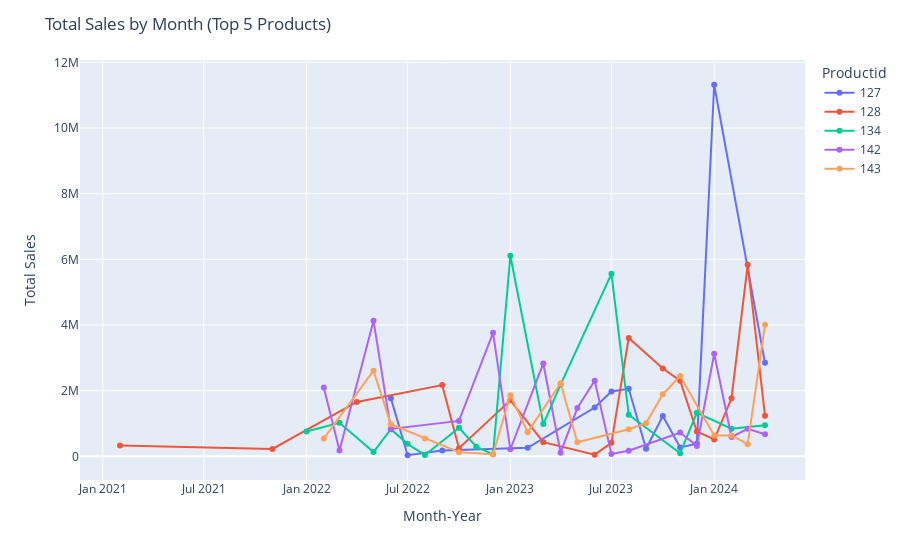

The cell this chart's notebook holds for it:
### Markdown cell above
### Top 5 products sold through time

### Code cell
# Calculate total units sold by each Productid across all months
total_sales = sales_aggregated.groupby('Productid')['TotalSales'].sum()

# Get top 5 Productid by total units sold
top_5_products = total_sales.nlargest(5).index

# Filter to only include data for the top 5 products
df_top_5 = sales_aggregated[sales_aggregated['Productid'].isin(top_5_products)]

fig = px.line(
    df_top_5,
    x="YearMonth",
    y="TotalSales",
    color="Productid",
    markers=True,
    hover_data=product_data
)

# Customize layout
fig.update_layout(
    title="Total Sales by Month (Top 5 Products)",
    xaxis_title="Month-Year",
    yaxis_title="Total Sales",
    hovermode="closest"
)

fig.show()

### Figure 1 — Plotly figure (JSON) as saved in the notebook; plotly's stock layout.template omitted (floating-point values rounded to 4 significant figures)
{"data": [{"customdata": [[21, 127, "Lehanga", "Bridal", "Net", "Zariwork"], [2, 127, "Lehanga", "Bridal", "Net", "Zariwork"], [11, 127, "Lehanga", "Bridal", "Net", "Zariwork"], [2, 127, "Lehanga", "Bridal", "Net", "Zariwork"], [13, 127, "Lehanga", "Bridal", "Net", "Zariwork"], [33, 127, "Lehanga", "Bridal", "Net", "Zariwork"], [57, 127, "Lehanga", "Bridal", "Net", "Zariwork"], [2, 127, "Lehanga", "Bridal", "Net", "Zariwork"], [76, 127, "Lehanga", "Bridal", "Net", "Zariwork"], [4, 127, "Lehanga", "Bridal", "Net", "Zariwork"], [3, 127, "Lehanga", "Bridal", "Net", "Zariwork"], [76, 127, "Lehanga", "Bridal", "Net", "Zariwork"], [27, 127, "Lehanga", "Bridal", "Net", "Zariwork"]], "hovertemplate": "Productid=%{customdata[1]}<br>TotalSales=%{y}<br>TotalUnitsSold=%{customdata[0]}<br>ProductCategory=%{customdata[2]}<br>Occasion=%{customdata[3]}<br>Material=%{customdata[4]}<br>Karigari=%{customdata[5]}<extra></extra>", "legendgroup": "127", "line": {"color": "#636efa", "dash": "solid"}, "marker": {"symbol": "circle"}, "mode": "lines+markers", "name": "127", "orientation": "v", "showlegend": true, "type": "scatter", "x": ["2022-06", "2022-07", "2022-09", "2023-02", "2023-06", "2023-07", "2023-08", "2023-09", "2023-10", "2023-11", "2023-12", "2024-01", "2024-04"], "xaxis": "x", "y": [1771665, 32244, 177342, 259861, 1486758, 1973408, 2056332, 228732, 1225272, 269217, 382200, 11317664, 2848092], "yaxis": "y"}, {"customdata": [[6, 128, "Lehanga", "Bridal", "Net", "Threadwork"], [2, 128, "Lehanga", "Bridal", "Net", "Threadwork"], [30, 128, "Lehanga", "Bridal", "Net", "Threadwork"], [12, 128, "Lehanga", "Bridal", "Net", "Threadwork"], [5, 128, "Lehanga", "Bridal", "Net", "Threadwork"], [17, 128, "Lehanga", "Bridal", "Net", "Threadwork"], [3, 128, "Lehanga", "Bridal", "Net", "Threadwork"], [2, 128, "Lehanga", "Bridal", "Net", "Threadwork"], [4, 128, "Lehanga", "Bridal", "Net", "Threadwork"], [26, 128, "Lehanga", "Bridal", "Net", "Threadwork"], [23, 128, "Lehanga", "Bridal", "Net", "Threadwork"], [16, 128, "Lehanga", "Bridal", "Net", "Threadwork"], [15, 128, "Lehanga", "Bridal", "Net", "Threadwork"], [8, 128, "Lehanga", "Bridal", "Net", "Threadwork"], [68, 128, "Lehanga", "Bridal", "Net", "Threadwork"], [43, 128, "Lehanga", "Bridal", "Net", "Threadwork"], [12, 128, "Lehanga", "Bridal", "Net", "Threadwork"]], "hovertemplate": "Productid=%{customdata[1]}<br>TotalSales=%{y}<br>TotalUnitsSold=%{customdata[0]}<br>ProductCategory=%{customdata[2]}<br>Occasion=%{customdata[3]}<br>Material=%{customdata[4]}<br>Karigari=%{customdata[5]}<extra></extra>", "legendgroup": "128", "line": {"color": "#EF553B", "dash": "solid"}, "marker": {"symbol": "circle"}, "mode": "lines+markers", "name": "128", "orientation": "v", "showlegend": true, "type": "scatter", "x": ["2021-02", "2021-11", "2022-04", "2022-09", "2022-10", "2023-01", "2023-03", "2023-06", "2023-07", "2023-08", "2023-10", "2023-11", "2023-12", "2024-01", "2024-02", "2024-03", "2024-04"], "xaxis": "x", "y": [330840, 223574, 1654200, 2168544, 245320, 1704505, 430987, 49520, 410944, 3606848, 2673301, 2301419, 756219, 511522, 1764896, 5834448, 1238331], "yaxis": "y"}, {"customdata": [[4, 134, "Lehanga", "Reception", "Net", "Threadwork"], [12, 134, "Lehanga", "Reception", "Net", "Threadwork"], [4, 134, "Lehanga", "Reception", "Net", "Threadwork"], [14, 134, "Lehanga", "Reception", "Net", "Threadwork"], [2, 134, "Lehanga", "Reception", "Net", "Threadwork"], [1, 134, "Lehanga", "Reception", "Net", "Threadwork"], [10, 134, "Lehanga", "Reception", "Net", "Threadwork"], [9, 134, "Lehanga", "Reception", "Net", "Threadwork"], [1, 134, "Lehanga", "Reception", "Net", "Threadwork"], [36, 134, "Lehanga", "Reception", "Net", "Threadwork"], [6, 134, "Lehanga", "Reception", "Net", "Threadwork"], [44, 134, "Lehanga", "Reception", "Net", "Threadwork"], [55, 134, "Lehanga", "Reception", "Net", "Threadwork"], [13, 134, "Lehanga", "Reception", "Net", "Threadwork"], [1, 134, "Lehanga", "Reception", "Net", "Threadwork"], [32, 134, "Lehanga", "Reception", "Net", "Threadwork"], [21, 134, "Lehanga", "Reception", "Net", "Threadwork"], [5, 134, "Lehanga", "Reception", "Net", "Threadwork"]], "hovertemplate": "Productid=%{customdata[1]}<br>TotalSales=%{y}<br>TotalUnitsSold=%{customdata[0]}<br>ProductCategory=%{customdata[2]}<br>Occasion=%{customdata[3]}<br>Material=%{customdata[4]}<br>Karigari=%{customdata[5]}<extra></extra>", "legendgroup": "134", "line": {"color": "#00cc96", "dash": "solid"}, "marker": {"symbol": "circle"}, "mode": "lines+markers", "name": "134", "orientation": "v", "showlegend": true, "type": "scatter", "x": ["2022-01", "2022-03", "2022-05", "2022-06", "2022-07", "2022-08", "2022-10", "2022-11", "2022-12", "2023-01", "2023-03", "2023-04", "2023-07", "2023-08", "2023-11", "2023-12", "2024-02", "2024-04"], "xaxis": "x", "y": [758248, 1019124, 130332, 824726, 379124, 40134, 868607, 293247, 58909, 6107102, 980393, 2181996, 5556928, 1266593, 94945, 1323373, 842814, 947810], "yaxis": "y"}, {"customdata": [[20, 142, "Lehanga", "Haldi", "Silk", "Zariwork"], [1, 142, "Lehanga", "Haldi", "Silk", "Zariwork"], [46, 142, "Lehanga", "Haldi", "Silk", "Zariwork"], [11, 142, "Lehanga", "Haldi", "Silk", "Zariwork"], [6, 142, "Lehanga", "Haldi", "Silk", "Zariwork"], [81, 142, "Lehanga", "Haldi", "Silk", "Zariwork"], [2, 142, "Lehanga", "Haldi", "Silk", "Zariwork"], [26, 142, "Lehanga", "Haldi", "Silk", "Zariwork"], [2, 142, "Lehanga", "Haldi", "Silk", "Zariwork"], [27, 142, "Lehanga", "Haldi", "Silk", "Zariwork"], [25, 142, "Lehanga", "Haldi", "Silk", "Zariwork"], [1, 142, "Lehanga", "Haldi", "Silk", "Zariwork"], [6, 142, "Lehanga", "Haldi", "Silk", "Zariwork"], [14, 142, "Lehanga", "Haldi", "Silk", "Zariwork"], [11, 142, "Lehanga", "Haldi", "Silk", "Zariwork"], [29, 142, "Lehanga", "Haldi", "Silk", "Zariwork"], [31, 142, "Lehanga", "Haldi", "Silk", "Zariwork"], [10, 142, "Lehanga", "Haldi", "Silk", "Zariwork"], [6, 142, "Lehanga", "Haldi", "Silk", "Zariwork"]], "hovertemplate": "Productid=%{customdata[1]}<br>TotalSales=%{y}<br>TotalUnitsSold=%{customdata[0]}<br>ProductCategory=%{customdata[2]}<br>Occasion=%{customdata[3]}<br>Material=%{customdata[4]}<br>Karigari=%{customdata[5]}<extra></extra>", "legendgroup": "142", "line": {"color": "#ab63fa", "dash": "solid"}, "marker": {"symbol": "circle"}, "mode": "lines+markers", "name": "142", "orientation": "v", "showlegend": true, "type": "scatter", "x": ["2022-02", "2022-03", "2022-05", "2022-06", "2022-10", "2022-12", "2023-01", "2023-03", "2023-04", "2023-05", "2023-06", "2023-07", "2023-08", "2023-11", "2023-12", "2024-01", "2024-02", "2024-03", "2024-04"], "xaxis": "x", "y": [2096160, 179679, 4132477, 834009, 1078074, 3760125, 215450, 2828138, 109906, 1470433, 2299284, 73782, 170959, 724906, 317083, 3124025, 589868, 839649, 672693], "yaxis": "y"}, {"customdata": [[3, 143, "Lehanga", "Haldi", "Silk", "Threadwork"], [14, 143, "Lehanga", "Haldi", "Silk", "Threadwork"], [6, 143, "Lehanga", "Haldi", "Silk", "Threadwork"], [3, 143, "Lehanga", "Haldi", "Silk", "Threadwork"], [1, 143, "Lehanga", "Haldi", "Silk", "Threadwork"], [1, 143, "Lehanga", "Haldi", "Silk", "Threadwork"], [10, 143, "Lehanga", "Haldi", "Silk", "Threadwork"], [5, 143, "Lehanga", "Haldi", "Silk", "Threadwork"], [19, 143, "Lehanga", "Haldi", "Silk", "Threadwork"], [8, 143, "Lehanga", "Haldi", "Silk", "Threadwork"], [50, 143, "Lehanga", "Haldi", "Silk", "Threadwork"], [8, 143, "Lehanga", "Haldi", "Silk", "Threadwork"], [23, 143, "Lehanga", "Haldi", "Silk", "Threadwork"], [36, 143, "Lehanga", "Haldi", "Silk", "Threadwork"], [5, 143, "Lehanga", "Haldi", "Silk", "Threadwork"], [8, 143, "Lehanga", "Haldi", "Silk", "Threadwork"], [2, 143, "Lehanga", "Haldi", "Silk", "Threadwork"], [23, 143, "Lehanga", "Haldi", "Silk", "Threadwork"]], "hovertemplate": "Productid=%{customdata[1]}<br>TotalSales=%{y}<br>TotalUnitsSold=%{customdata[0]}<br>ProductCategory=%{customdata[2]}<br>Occasion=%{customdata[3]}<br>Material=%{customdata[4]}<br>Karigari=%{customdata[5]}<extra></extra>", "legendgroup": "143", "line": {"color": "#FFA15A", "dash": "solid"}, "marker": {"symbol": "circle"}, "mode": "lines+markers", "name": "143", "orientation": "v", "showlegend": true, "type": "scatter", "x": ["2022-02", "2022-05", "2022-06", "2022-08", "2022-10", "2022-12", "2023-01", "2023-02", "2023-04", "2023-05", "2023-08", "2023-09", "2023-10", "2023-11", "2024-01", "2024-02", "2024-03", "2024-04"], "xaxis": "x", "y": [543273, 2607584, 978618, 543273, 127127, 64485, 1862560, 735796, 2226464, 427306, 823039, 1009526, 1891455, 2443231, 635635, 634432, 369000, 4003470], "yaxis": "y"}], "layout": {"hovermode": "closest", "legend": {"title": {"text": "Productid"}, "tracegroupgap": 0}, "margin": {"t": 60}, "title": {"text": "Total Sales by Month (Top 5 Products)"}, "xaxis": {"anchor": "y", "domain": [0, 1], "title": {"text": "Month-Year"}}, "yaxis": {"anchor": "x", "domain": [0, 1], "title": {"text": "Total Sales"}}}}
